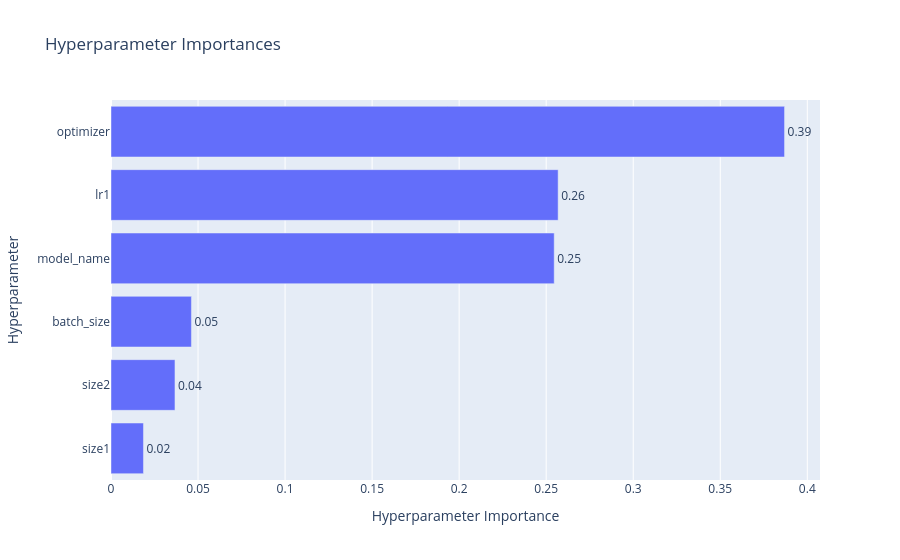

Write notebook code for a chart like this one.
### Code cell
# Importancia de hiperparámetros de recorte
study = optuna.load_study(
    study_name="RECORTE1",
    storage="sqlite:///Hiperparametros_recorte/Primera_prueba.db"
)

# Evaluamos la importancia de cada hiperparámetro y la representamos
fig = vis.plot_param_importances(study)
fig.show()

### Figure 1 — Plotly figure (JSON) as saved in the notebook; plotly's stock layout.template omitted (floating-point values rounded to 4 significant figures)
{"data": [{"cliponaxis": false, "hovertemplate": ["size1 (IntDistribution): 0.01864663449567752<extra></extra>", "size2 (IntDistribution): 0.03674676184795043<extra></extra>", "batch_size (IntDistribution): 0.046198095822796256<extra></extra>", "model_name (CategoricalDistribution): 0.2546084744842593<extra></extra>", "lr1 (FloatDistribution): 0.25686806933928635<extra></extra>", "optimizer (CategoricalDistribution): 0.3869319640100301<extra></extra>"], "name": "Objective Value", "orientation": "h", "text": ["0.02", "0.04", "0.05", "0.25", "0.26", "0.39"], "textposition": "outside", "type": "bar", "x": [0.01865, 0.03675, 0.0462, 0.2546, 0.2569, 0.3869], "y": ["size1", "size2", "batch_size", "model_name", "lr1", "optimizer"]}], "layout": {"title": {"text": "Hyperparameter Importances"}, "xaxis": {"title": {"text": "Hyperparameter Importance"}}, "yaxis": {"title": {"text": "Hyperparameter"}}}}
